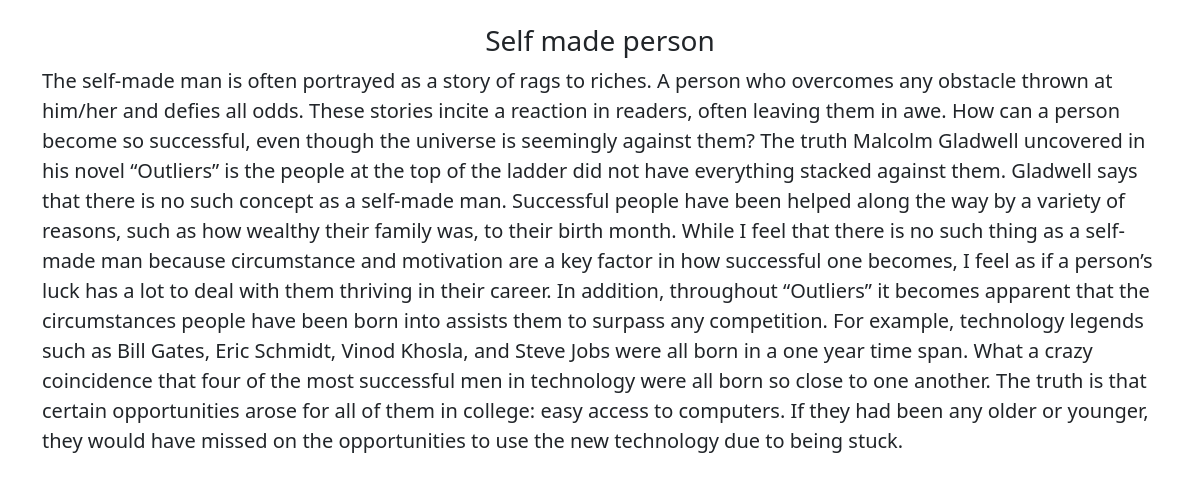
Page /blog/3/ on the committed database.
### blogapp/models.py (models this page shows, shortened)
class Blog(models.Model):
    title = models.CharField(max_length=200)
    slug = models.SlugField(max_length=200, blank=True, null=True)
    desc = models.TextField()

### blogapp/views.py (the view)
# urls.py: path('blog/<int:id>/',detail_blog,name="detail"),
def detail_blog(request,id):
    obj=get_object_or_404(Blog,id=id)
    return render(request,"detail.html",{"detail":obj})

### blogapp/templates/detail.html (shortened to what this page needs)
<!doctype html>
<html lang="en">
  <head>
    <link href="https://cdn.jsdelivr.net/npm/bootstrap@5.3.3/dist/css/bootstrap.min.css" rel="stylesheet">
  </head>
  <body>
    <div class="container mt-4">
    <h3 class="text-center mt-1">{{detail.title}}</h3>
	  <p class="lead mt-2">{{detail.desc}}</p>
    </div>
  </body>
</html>

### rows in the picture
Blog: title "Self made person", desc "The self-made man is often portrayed as a story of rags to riches. A person who overcomes any obstacle thrown at him/her and defies all odds. These stories incite a reaction in readers, often leaving them in awe. How can a person become so successful, even though the universe is seemingly against them? The truth Malcolm Gladwell uncovered in his novel “Outliers” is the people at the top of the ladder did not have everything stacked against them. Gladwell says that there is no such concept as a self-made man. Successful people have been helped along the way by a variety of reasons, such as how wealthy their family was, to their birth month. While I feel that there is no such thing as a…"
